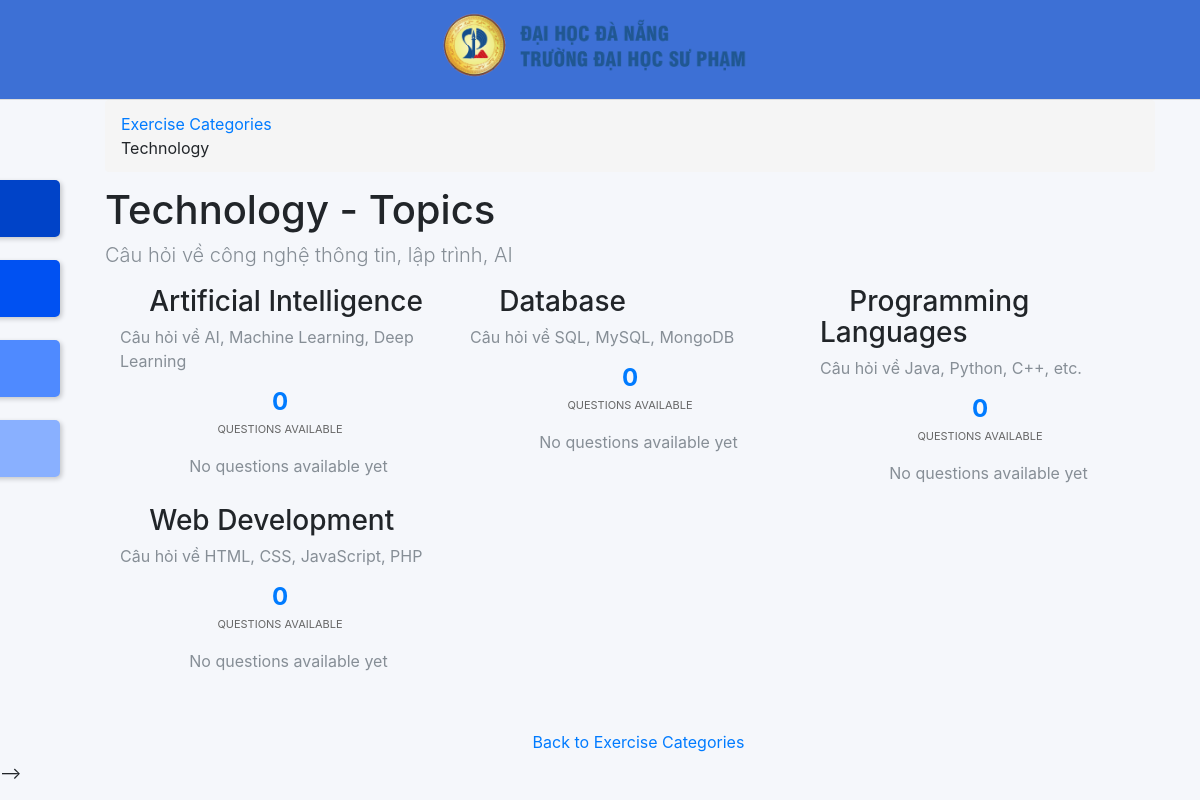
Page /index.php?q=topics&category=1 (signed in) on the committed database.
### tables this page shows
CREATE TABLE `tblcategories` (
  `CategoryID` int(11) NOT NULL,
  `CategoryName` varchar(100) NOT NULL,
  `CategoryDescription` text DEFAULT NULL,
  `CreatedAt` datetime DEFAULT current_timestamp(),
  `IsActive` tinyint(1) DEFAULT 1
);

CREATE TABLE `tbltopics` (
  `TopicID` int(11) NOT NULL,
  `CategoryID` int(11) NOT NULL,
  `TopicName` varchar(100) NOT NULL,
  `TopicDescription` text DEFAULT NULL,
  `CreatedAt` datetime DEFAULT current_timestamp(),
  `IsActive` tinyint(1) DEFAULT 1
);

### index.php (called while the page is built, shortened)
<?php
require_once("navigation/navigations.php");
?>

### include/database.php (called while the page is built, shortened)
<?php
class Database {
	var $sql_string = '';
	private $conn;
	public function open_connection() {
		$this->conn = mysqli_connect(server,user,pass);
		if(!$this->conn){
			echo "Problem in database connection! Contact administrator!";
			exit();
		}else{
			$db_select = mysqli_select_db($this->conn,database_name);
		}
	}
	function setQuery($sql='') {
		$this->sql_string=$sql;
	}
	function executeQuery() {
		$result = mysqli_query($this->conn,$this->sql_string);
		return $result;
	}
	private function confirm_query($result) {
		return $result;
	}
	function loadResultList( $key='' ) {
		$cur = $this->executeQuery();
		$array = array();
		while ($row = mysqli_fetch_object($cur)) {
			if ($key) {
				$array[$row->$key] = $row;
			} else {
				$array[] = $row;
			}
		}
		return $array;
	}
	function loadSingleResult() {
		$cur = $this->executeQuery();
		while ($row = mysqli_fetch_object($cur)) {
		return $data = $row;
		}
	}
}
$mydb = new Database();
?>

### topics.php (the view, shortened to what this page needs)
<?php
$categoryId = isset($_GET['category']) ? (int)$_GET['category'] : 0;
$sql = "SELECT * FROM tblcategories WHERE CategoryID = {$categoryId} AND IsActive = 1";
$mydb->setQuery($sql);
$category = $mydb->loadSingleResult();
?>
<div class="row">
    <div class="col-lg-12">
        <ol class="breadcrumb">
            <li><a href="index.php?q=categories">Exercise Categories</a></li>
            <li class="active"><?php echo $category->CategoryName; ?></li>
        </ol>
        <h1><?php echo $category->CategoryName; ?> - Topics</h1>
        <?php if ($category->CategoryDescription): ?>
            <p class="lead text-muted"><?php echo $category->CategoryDescription; ?></p>
        <?php endif; ?>
    </div>
</div>
<div class="col-lg-12">
    <div class="row">
        <?php
        $sql = "SELECT t.*, COUNT(e.ExerciseID) as QuestionCount
                FROM tbltopics t
                LEFT JOIN tblexercise e ON t.TopicID = e.TopicID
                WHERE t.CategoryID = {$categoryId} AND t.IsActive = 1
                GROUP BY t.TopicID
                ORDER BY t.TopicName";
        $mydb->setQuery($sql);
        $topics = $mydb->loadResultList();
        foreach ($topics as $topic) {
        ?>
        <div class="col-md-4 col-sm-6" style="margin-bottom: 20px;">
            <div class="panel panel-info">
                <div class="panel-heading">
                    <h3 class="panel-title">
                        <i class="fa fa-tag"></i> <?php echo $topic->TopicName; ?>
                    </h3>
                </div>
                <div class="panel-body">
                    <?php if ($topic->TopicDescription): ?>
                        <p class="text-muted"><?php echo $topic->TopicDescription; ?></p>
                    <?php endif; ?>
                    <div class="text-center">
                        <h4 class="text-primary"><?php echo $topic->QuestionCount; ?></h4>
                        <small>Questions Available</small>
                    </div>
                    <div class="text-center" style="margin-top: 15px;">
                        <?php if ($topic->QuestionCount > 0): ?>
                            <a href="index.php?q=question&topic=<?php echo $topic->TopicID; ?>"
                               class="btn btn-success btn-sm">
                                <i class="fa fa-play"></i> Start Quiz (<?php echo $topic->QuestionCount; ?> questions)
                            </a>
                        <?php else: ?>
                            <span class="text-muted">
                                <i class="fa fa-info-circle"></i> No questions available yet
                            </span>
                        <?php endif; ?>
                    </div>
                </div>
            </div>
        </div>
        <?php } ?>
    </div>
    <div class="text-center" style="margin-top: 30px;">
        <a href="index.php?q=categories" class="btn btn-default">
            <i class="fa fa-arrow-left"></i> Back to Exercise Categories
        </a>
    </div>
</div>

### navigation/navigations.php (style rules this page uses)
body { background: #f5f7fb; }

### topics.php (style rules this page uses)
.panel { transition: transform 0.3s ease, box-shadow 0.3s ease; }
.panel-body h4 { margin: 0; font-weight: bold; }
.panel-body small { color: #666; text-transform: uppercase; font-size: 11px; }
.breadcrumb { background-color: #f5f5f5; border-radius: 4px; }

### rows in the picture
tblcategories: CategoryName "Technology", CategoryDescription "Câu hỏi về công nghệ thông tin, lập trình, AI"
tbltopics: TopicName "Artificial Intelligence", TopicDescription "Câu hỏi về AI, Machine Learning, Deep Learning", QuestionCount "0"
tbltopics: TopicName "Database", TopicDescription "Câu hỏi về SQL, MySQL, MongoDB", QuestionCount "0"
tbltopics: TopicName "Programming Languages", TopicDescription "Câu hỏi về Java, Python, C++, etc.", QuestionCount "0"
tbltopics: TopicName "Web Development", TopicDescription "Câu hỏi về HTML, CSS, JavaScript, PHP", QuestionCount "0"
